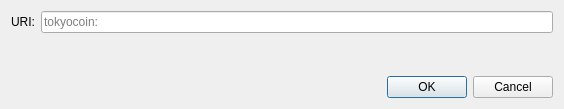
<?xml version="1.0" encoding="UTF-8"?>
<ui version="4.0">
 <class>OpenURIDialog</class>
 <widget class="QDialog" name="OpenURIDialog">
  <property name="geometry">
   <rect>
    <x>0</x>
    <y>0</y>
    <width>564</width>
    <height>109</height>
   </rect>
  </property>
  <property name="windowTitle">
   <string>Open tokyocoin URI</string>
  </property>
  <layout class="QVBoxLayout" name="verticalLayout">
   <item>
    <layout class="QHBoxLayout" name="horizontalLayout">
     <item>
      <widget class="QLabel" name="label">
       <property name="text">
        <string>URI:</string>
       </property>
      </widget>
     </item>
     <item>
      <widget class="QValidatedLineEdit" name="uriEdit">
       <property name="placeholderText">
        <string notr="true">tokyocoin:</string>
       </property>
      </widget>
     </item>
    </layout>
   </item>
   <item>
    <spacer name="verticalSpacer">
     <property name="orientation">
      <enum>Qt::Vertical</enum>
     </property>
     <property name="sizeHint" stdset="0">
      <size>
       <width>20</width>
       <height>40</height>
      </size>
     </property>
    </spacer>
   </item>
   <item>
    <widget class="QDialogButtonBox" name="buttonBox">
     <property name="orientation">
      <enum>Qt::Horizontal</enum>
     </property>
     <property name="standardButtons">
      <set>QDialogButtonBox::Cancel|QDialogButtonBox::Ok</set>
     </property>
    </widget>
   </item>
  </layout>
 </widget>
 <customwidgets>
  <customwidget>
   <class>QValidatedLineEdit</class>
   <extends>QLineEdit</extends>
   <header>qt/qvalidatedlineedit.h</header>
  </customwidget>
 </customwidgets>
 <resources/>
 <connections>
  <connection>
   <sender>buttonBox</sender>
   <signal>accepted()</signal>
   <receiver>OpenURIDialog</receiver>
   <slot>accept()</slot>
   <hints>
    <hint type="sourcelabel">
     <x>248</x>
     <y>254</y>
    </hint>
    <hint type="destinationlabel">
     <x>157</x>
     <y>274</y>
    </hint>
   </hints>
  </connection>
  <connection>
   <sender>buttonBox</sender>
   <signal>rejected()</signal>
   <receiver>OpenURIDialog</receiver>
   <slot>reject()</slot>
   <hints>
    <hint type="sourcelabel">
     <x>316</x>
     <y>260</y>
    </hint>
    <hint type="destinationlabel">
     <x>286</x>
     <y>274</y>
    </hint>
   </hints>
  </connection>
 </connections>
</ui>
